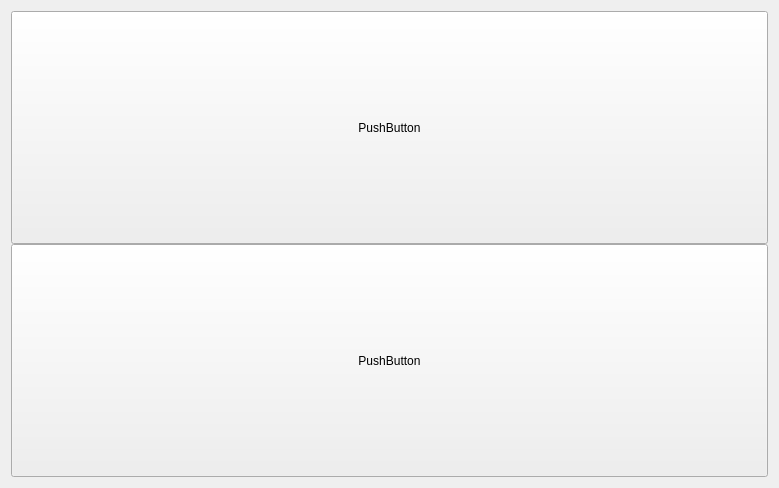
<?xml version="1.0" encoding="UTF-8"?>
<ui version="4.0">
 <class>Form</class>
 <widget class="QWidget" name="Form">
  <property name="geometry">
   <rect>
    <x>0</x>
    <y>0</y>
    <width>779</width>
    <height>488</height>
   </rect>
  </property>
  <property name="sizePolicy">
   <sizepolicy hsizetype="Expanding" vsizetype="Expanding">
    <horstretch>0</horstretch>
    <verstretch>0</verstretch>
   </sizepolicy>
  </property>
  <property name="windowTitle">
   <string>Form</string>
  </property>
  <layout class="QVBoxLayout" name="verticalLayout">
   <item>
    <layout class="QGridLayout" name="gridLayout">
     <property name="sizeConstraint">
      <enum>QLayout::SetMaximumSize</enum>
     </property>
     <property name="spacing">
      <number>0</number>
     </property>
     <item row="0" column="0">
      <widget class="QPushButton" name="pushButton">
       <property name="sizePolicy">
        <sizepolicy hsizetype="Expanding" vsizetype="Expanding">
         <horstretch>0</horstretch>
         <verstretch>0</verstretch>
        </sizepolicy>
       </property>
       <property name="text">
        <string>PushButton</string>
       </property>
      </widget>
     </item>
     <item row="1" column="0">
      <widget class="QPushButton" name="pushButton_2">
       <property name="sizePolicy">
        <sizepolicy hsizetype="Expanding" vsizetype="Expanding">
         <horstretch>0</horstretch>
         <verstretch>0</verstretch>
        </sizepolicy>
       </property>
       <property name="text">
        <string>PushButton</string>
       </property>
      </widget>
     </item>
    </layout>
   </item>
  </layout>
 </widget>
 <resources/>
 <connections/>
</ui>
